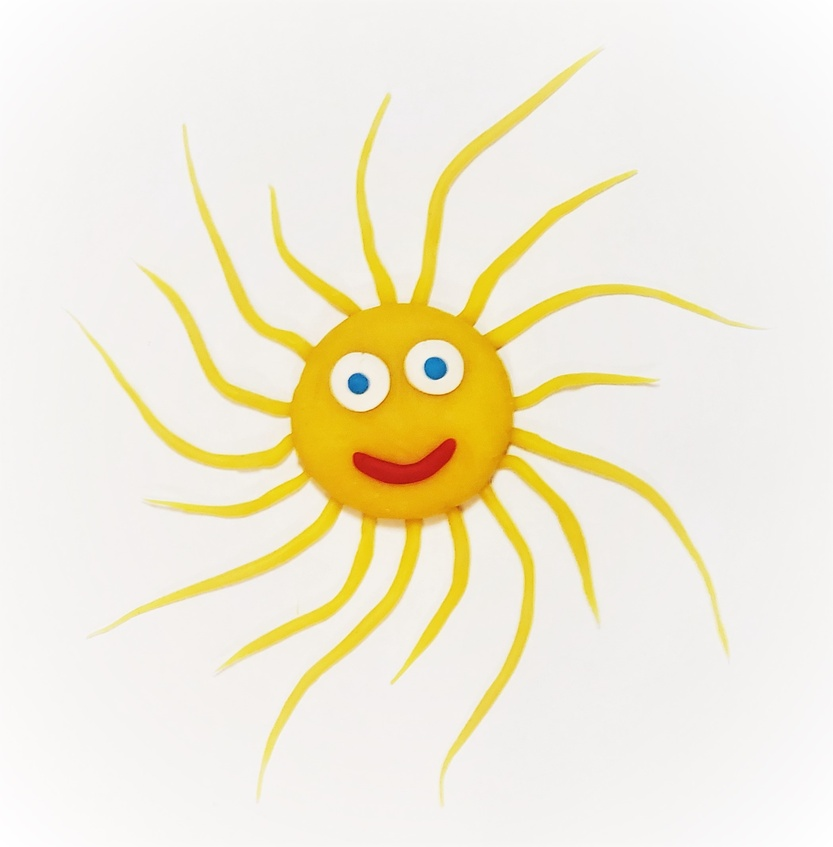
#> input picture mySun.jpg, 833 x 847 px, shrunk from 2099 x 2133 before the run
$ python Vectorization.py
#> lines starting #> are read from the running program, lines starting #| are printed output that depends on the picture
# Reference: Tiago Rodrigues Antao, Fast Python for Data Science, Manning, 2022

import numpy as np
from PIL import Image

image = Image.open("mySun.jpg")
#> image is the input picture: PIL image 833x847 RGB; mean R, G, B 241.7, 235.6, 215.2
width, height = image.size
#> width = 833; height = 847
image.show()
image_ms = np.array(image)
print(image_ms.shape, image_ms.dtype)
#| (847, 833, 3) uint8

def get_grayscale_color(row):
    mean = np.mean(row)
    return int(mean)

vec_get_grayscale_color = np.vectorize(get_grayscale_color, otypes = [np.uint8], signature ="(n)->()")
grayscale_ms = vec_get_grayscale_color(image_ms)
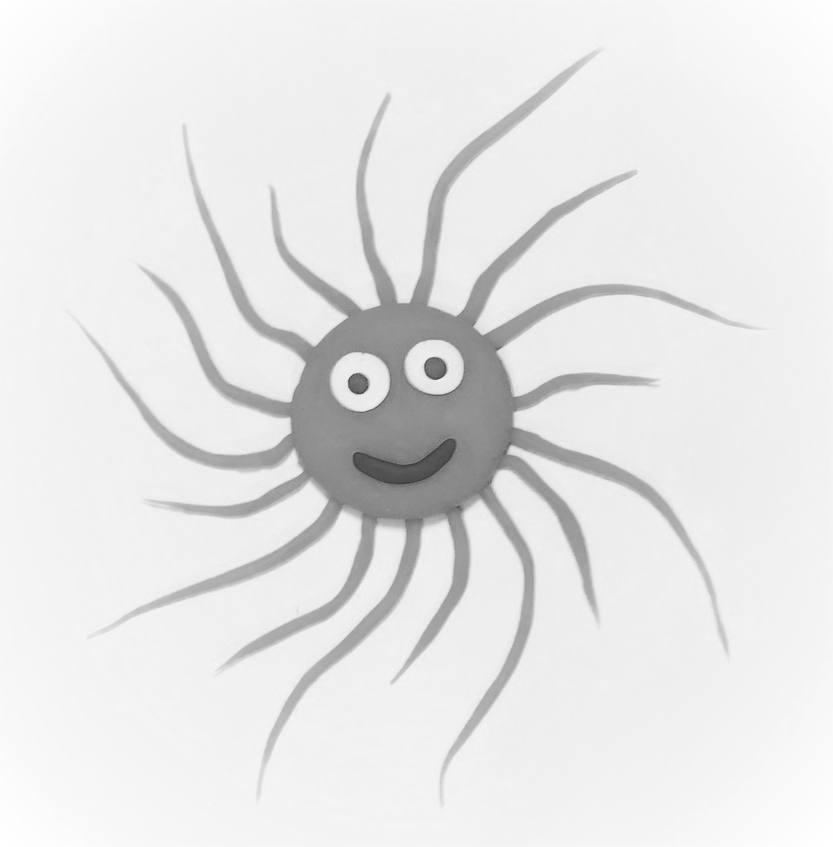
#> grayscale_ms: shape (847, 833); min 57, max 255, mean 230.4
print(np.array(grayscale_ms).max(), np.array(grayscale_ms).dtype, np.array(grayscale_ms).shape)
#| 255 uint8 (847, 833)
Image.fromarray(grayscale_ms).save("grayscale_mySun.png")
image_gs = Image.open("grayscale_mySun.png")
image_gs.show()
